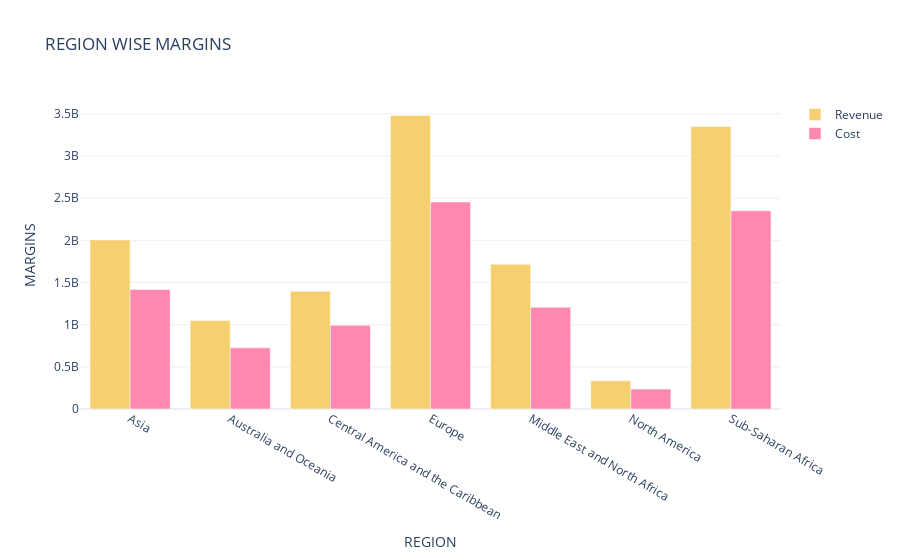

Notebook source saved alongside this figure:
### Code cell
sales_profit_by_priority = df.groupby("Region").agg({"Total Revenue":"sum","Total Cost":"sum"}).reset_index()
color_palette=colors.qualitative.Pastel
fig = go.Figure()
fig.add_trace(go.Bar(x = sales_profit_by_priority["Region"] , y = sales_profit_by_priority["Total Revenue"],name = "Revenue"  , marker_color = color_palette[1]))
fig.add_trace(go.Bar(x = sales_profit_by_priority["Region"] , y = sales_profit_by_priority["Total Cost"],name = "Cost", marker_color = color_palette[6]))
fig.update_layout(title_text = "REGION WISE MARGINS" , xaxis_title = "REGION",yaxis_title = "MARGINS")
fig.show()

### Figure 1 — Plotly figure (JSON) as saved in the notebook; plotly's stock layout.template omitted (floating-point values rounded to 4 significant figures)
{"data": [{"marker": {"color": "rgb(246, 207, 113)"}, "name": "Revenue", "type": "bar", "x": ["Asia", "Australia and Oceania", "Central America and the Caribbean", "Europe", "Middle East and North Africa", "North America", "Sub-Saharan Africa"], "y": [2005000000.0, 1050000000.0, 1396000000.0, 3481000000.0, 1716000000.0, 335352443, 3351000000.0]}, {"marker": {"color": "rgb(254, 136, 177)"}, "name": "Cost", "type": "bar", "x": ["Asia", "Australia and Oceania", "Central America and the Caribbean", "Europe", "Middle East and North Africa", "North America", "Sub-Saharan Africa"], "y": [1418000000.0, 725700000.0, 992200000.0, 2454000000.0, 1206000000.0, 235900000.0, 2351000000.0]}], "layout": {"autosize": true, "title": {"text": "REGION WISE MARGINS"}, "xaxis": {"autorange": true, "range": [-0.5, 6.5], "title": {"text": "REGION"}, "type": "category"}, "yaxis": {"autorange": true, "range": [0, 3665000000.0], "title": {"text": "MARGINS"}, "type": "linear"}}}
